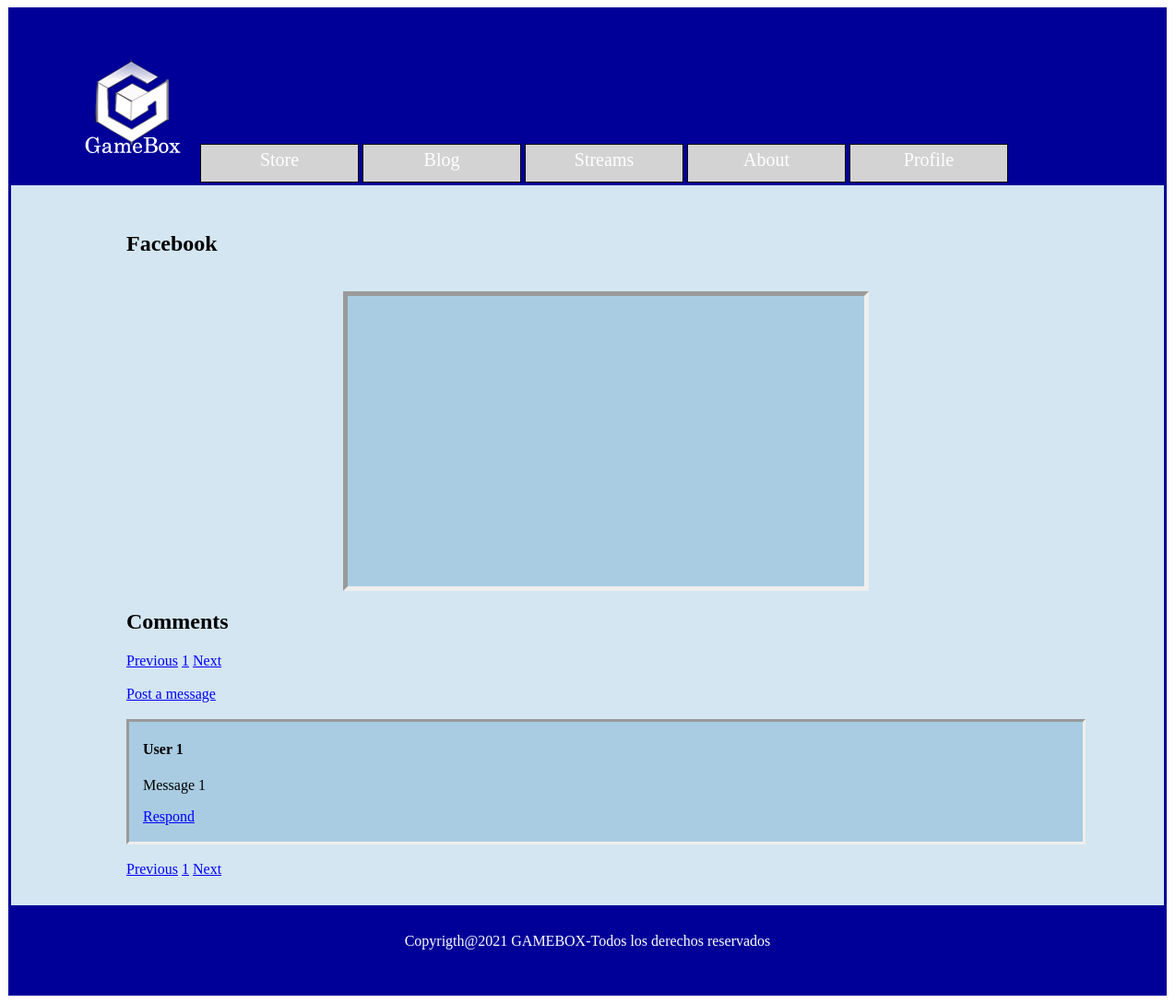
Page /streams/stream.php?id=1&page=1 on the committed database.
### tables this page shows
CREATE TABLE `stream`  (
  `id` int NOT NULL AUTO_INCREMENT,
  `name` varchar(50) NOT NULL,
  `platform` int NOT NULL,
  `link` varchar(100) NOT NULL,
  `_user` varchar(50) NOT NULL,
  `discussion` int NOT NULL,
  `active` tinyint(1) NULL DEFAULT NULL,
  PRIMARY KEY (`id`) USING BTREE
);

CREATE TABLE `discussion`  (
  `id` int NOT NULL AUTO_INCREMENT,
  `name` varchar(50) NOT NULL,
  `_user` varchar(50) NOT NULL,
  `lastTime` datetime NOT NULL,
  `type` int NOT NULL,
  `active` tinyint(1) NULL DEFAULT NULL,
  PRIMARY KEY (`id`) USING BTREE
);

CREATE TABLE `message`  (
  `id` int NOT NULL,
  `discussion` int NOT NULL,
  `responding` int NOT NULL,
  `_user` varchar(50) NOT NULL,
  `content` varchar(500) NOT NULL,
  PRIMARY KEY (`id`, `discussion`) USING BTREE
);

### includes/Database.php (called while the page is built, shortened)
<?php
class Database {
    private static $data = null;
    private static $conn = null;
    public static function init($data) {
        if (Database::$data == null) {
            Database::$data = $data;
        }
    }
    public static function connection() {
        if (Database::$data != null && Database::$conn == null) {
            Database::$conn = new \mysqli(Database::$data["hostname"], Database::$data["username"], Database::$data["password"], Database::$data["database"]);
        }
        return Database::$conn;
    }
}
?>

### includes/DAOs/DAOStream.php (called while the page is built, shortened)
<?php
require_once("DAO.php");
require_once(PROJECT_ROOT . "/includes/DTOs/DTOStream.php");
class DAOStream extends DAO {
    public function getStream($id) {
        $query = <<<EOS
            SELECT *
            FROM stream
            WHERE id = $id AND active = 1
EOS;
        $row = $this->query($query)->fetch_assoc();
        return new DTOStream($row["name"], $row["platform"], $row["link"], $row["_user"], $row["discussion"], $row["id"]);
    }
}

### includes/DAOs/DAO.php (called while the page is built, shortened)
<?php
abstract class DAO {
    protected $mysqli;
    protected function __construct() {
        $this->mysqli = Database::connection();
    }
    protected function query($query) {
        $result = $this->mysqli->query($query)
            or die($this->mysqli->error . " in the line " . (__LINE__ - 1));
        return $result;
    }
}

### includes/DTOs/DTOStream.php (called while the page is built, shortened)
<?php
class DTOStream {
    private $name;
    private $platform;
    private $link;
    public function __construct($name, $platform, $link, $user, $discussion, $id = null) {
        $this->name = $name;
        $this->platform = $platform;
        $this->link = $link;
    }
    public function getName() {
        return $this->name;
    }
    public function getPlatform() {
        return $this->platform;
    }
    public function getLink() {
        return $this->link;
    }
}

### includes/DAOs/DAODiscussion.php (called while the page is built, shortened)
<?php
require_once("DAO.php");
require_once(PROJECT_ROOT . "/includes/DTOs/DTODiscussion.php");
class DAODiscussion extends DAO {
    public function getDiscussion($id) {
        $query = <<<EOS
            SELECT *
            FROM discussion
            WHERE id = $id AND active = 1
        EOS;
        $row = $this->query($query)->fetch_assoc();
        return new DTODiscussion($row["name"], $row["_user"], $row["lastTime"], $row["type"], $row["id"]);
    }
}

### includes/DAOs/DAOMessage.php (called while the page is built, shortened)
<?php
require_once("DAO.php");
require_once(PROJECT_ROOT . "/includes/DTOs/DTODiscussion.php");
class DAOMessage extends DAO {
    public function getMessages($discussion, $first, $last) {
        $query = "
            SELECT *
            FROM message
            WHERE discussion = " . $discussion . "
            ORDER BY id ASC
            LIMIT " . ($last - $first + 1) . " OFFSET " . ($first - 1);
        $result = $this->query($query);
        $messages = array();
        while ($row = $result->fetch_assoc()) {
            $messages[] = new DTOMessage($row["discussion"], $row["responding"], $row["_user"], $row["content"], $row["id"]);
        }
        return $messages;
    }
    public function getNumberOfMessages($discussion) {
        $query = <<<EOS
            SELECT COUNT(*) AS numberOfMessages
            FROM message
            WHERE discussion = $discussion
        EOS;
        return $this->query($query)->fetch_assoc()["numberOfMessages"];
    }
}

### includes/DTOs/DTODiscussion.php (called while the page is built, shortened)
<?php
class DTODiscussion {
    private $name;
    public function __construct($name, $user, $lastTime, $type, $id = null) {
        $this->name = $name;
    }
    public function getName() {
        return $this->name;
    }
}

### includes/DTOs/DTOMessage.php (called while the page is built, shortened)
<?php
class DTOMessage {
    private $responding;
    private $user;
    private $content;
    public function __construct($discussion, $responding, $user, $content, $id = null) {
        $this->responding = $responding;
        $this->user = $user;
        $this->content = $content;
    }
    public function getResponding() {
        return $this->responding;
    }
    public function getUser() {
        return $this->user;
    }
    public function getContent() {
        return $this->content;
    }
}

### streams/stream.php (the view, shortened to what this page needs)
<?php
require_once(PROJECT_ROOT . "/includes/DAOs/DAOStream.php");
require_once(PROJECT_ROOT . "/includes/DTOs/DTOStream.php");
require_once(PROJECT_ROOT . "/includes/templates/discussionTemplate.php");
$daoStream = new DAOStream();
$stream = $daoStream->getStream($_GET["id"]);
$messagesPerPage = 5;
$action = "stream.php?id=" . $_GET["id"];
$content = "";
$content .= <<<EOS
    <h2>{$stream->getName()}</h2>
    <br>
EOS;
if ($stream->getPlatform() == 0) {
    $content .= <<<EOS
        <iframe class="video"
            width="560"
            height="315"
            src="https://www.youtube.com/embed/{$stream->getLink()}"
            title="YouTube video player"
            frameborder="0"
            allow="accelerometer; autoplay; clipboard-write; encrypted-media; gyroscope; picture-in-picture"
            allowfullscreen="true">
        </iframe>
    EOS;
} else if ($stream->getPlatform() == 1) {
    $content .= <<<EOS
        <iframe class="video"
            src="https://www.facebook.com/plugins/video.php?href=https%3A%2F%2Fwww.facebook.com%2Ffacebook%2Fvideos%2F{$stream->getLink()}%2F&width=500&show_text=false&height=280&appId"
            width="560"
            height="315"
            scrolling="no" frameborder="0"
            allowfullscreen="true"
            allow="autoplay; clipboard-write; encrypted-media; picture-in-picture; web-share"
            allowFullScreen="true">
        </iframe>
    EOS;
}
$content .= getDiscussionHTML($stream->getDiscussion(), $messagesPerPage, $action);
require_once(PROJECT_ROOT . "/includes/templates/mainTemplate.php");

### includes/templates/discussionTemplate.php (shortened to what this page needs)
<?php
require_once(PROJECT_ROOT . "/includes/DAOs/DAODiscussion.php");
require_once(PROJECT_ROOT . "/includes/DAOs/DAOMessage.php");
require_once(PROJECT_ROOT . "/includes/DTOs/DTODiscussion.php");
require_once(PROJECT_ROOT . "/includes/DTOs/DTOMessage.php");
function getMessageHTML($message, $type, $action) {
    $page = $_GET["page"];
    $htmlResponded = null;
    $respondLink = null;
    if ($type == "normal") {
        if (isset($_SESSION["loggedin"])) {
            $respondLink = <<<EOS
                <a href="$action&page=$page&responding={$message->getId()}">Respond</a><br><br>
            EOS;
        } else {
            $respondLink = <<<EOS
                <a href="/GameBox/login/login.php">Respond</a><br><br>
            EOS;
        }
    }
    return <<<EOS
        <article class="message $type">
            $htmlResponded
            <h4>{$message->getUser()}</h4>
            <p>{$message->getContent()}</p>
            $respondLink
        </article>
    EOS;
}
function getNavigatorHTML($id, $messagesPerPage, $action) {
    $page = $_GET["page"];
    $daoMessage = new DAOMessage();
    $nMessages = $daoMessage->getNumberOfMessages($id);
    $nPages = $nMessages == 0 ? 1 : intval(ceil($daoMessage->getNumberOfMessages($id) / $messagesPerPage));
    $previousPage = $page == 1 ? 1 : $page - 1;
    $nextPage = $page == $nPages ? $nPages : $page + 1;
    $htmlNavigator = <<<EOS
        <a href="$action&page=$previousPage">Previous</a>
    EOS;
    for ($i = 1; $i <= $nPages; $i++) {
        $htmlNavigator .= <<<EOS
            <a href="$action&page=$i">$i</a>
        EOS;
    }
    $htmlNavigator .= <<<EOS
        <a href="$action&page=$nextPage">Next</a>
    EOS;
    return $htmlNavigator;
}
function getDiscussionHTML($id, $messagesPerPage, $action) {
    $page = $_GET["page"];
    $daoDiscussion = new DAODiscussion();
    $daoMessage = new DAOMessage();
    $discussion = $daoDiscussion->getDiscussion($id);
    $firstMessage = ($page - 1) * $messagesPerPage + 1;
    $lastMessage = $firstMessage + $messagesPerPage - 1;
    $messages = $daoMessage->getMessages($id, $firstMessage, $lastMessage);
    $discussionHTML = "<section type=\"discussion\">";
    $discussionHTML .= <<<EOS
        <h2>{$discussion->getName()}</h2>
    EOS;
    $discussionHTML .= getNavigatorHTML($id, $messagesPerPage, $action);
    if (isset($_SESSION["loggedin"])) {
        $discussionHTML .= <<<EOS
            <br><br><a href="$action&page=$page&responding=0">Post a message</a><br><br>
        EOS;
    } else {
        $discussionHTML .= <<<EOS
            <br><br><a href="/GameBox/login/login.php">Post a message</a><br><br>
        EOS;
    }
    foreach ($messages as $message) {
        $discussionHTML .= getMessageHTML($message, "normal", $action) . "<br>";
    }
    $discussionHTML .= getNavigatorHTML($id, $messagesPerPage, $action);
    $discussionHTML .= "</section>";
    return $discussionHTML;
}

### style.css (style rules this page uses)
#discussion .message { border-style: inset; padding-left: 15px; padding-right: 15px; }
#discussion .normal { background-color: #a9cce2; }
#discussion p { overflow-wrap: break-word; }
#discussion a, #discussion a:link, #discussion a:visited, #discussion a:hover, #discussion a:active { color: blue; }
#discussion .video { display: block; margin: auto; border-style: inset; border-width: 5px; background-color: #a9cce2; }

### rows in the picture
stream: name "Facebook"
discussion: name "Comments"
message: _user "User 1", content "Message 1"
